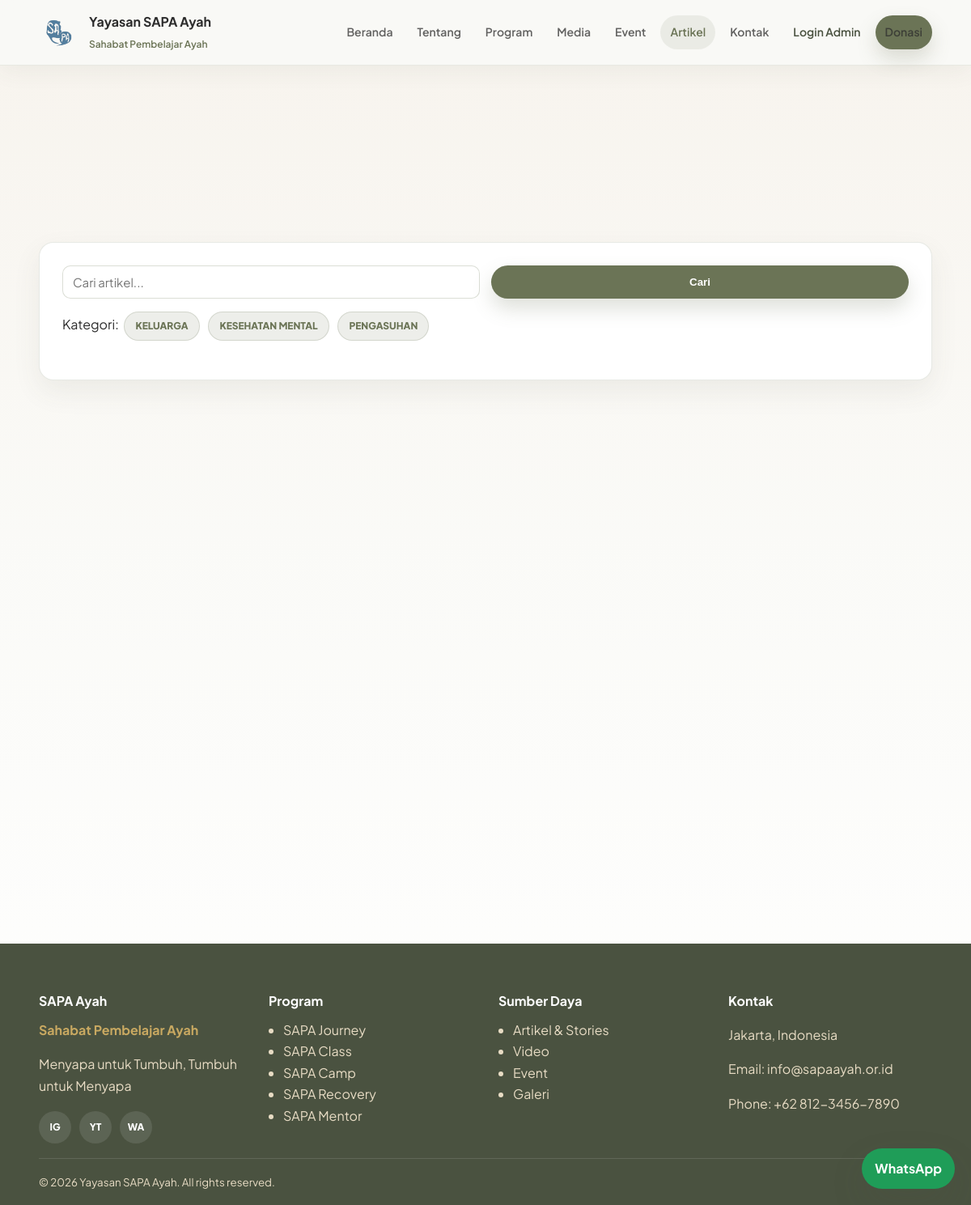
Page /?page=artikel on the committed database.
### tables this page shows
CREATE TABLE categories (
    id BIGINT UNSIGNED AUTO_INCREMENT PRIMARY KEY,
    name VARCHAR(120) NOT NULL,
    slug VARCHAR(150) NOT NULL UNIQUE,
    description TEXT DEFAULT NULL,
    created_at DATETIME DEFAULT CURRENT_TIMESTAMP,
    updated_at DATETIME DEFAULT CURRENT_TIMESTAMP ON UPDATE CURRENT_TIMESTAMP
);

CREATE TABLE settings (
    id BIGINT UNSIGNED AUTO_INCREMENT PRIMARY KEY,
    setting_key VARCHAR(120) NOT NULL UNIQUE,
    setting_value LONGTEXT DEFAULT NULL,
    created_at DATETIME DEFAULT CURRENT_TIMESTAMP,
    updated_at DATETIME DEFAULT CURRENT_TIMESTAMP ON UPDATE CURRENT_TIMESTAMP
);

### index.php (called while the page is built, shortened)
<?php
$page = clean_input($_GET['page'] ?? 'home');
$file = __DIR__ . '/modules/frontend/' . $page . '.php';
include $file;

### config/app.php (called while the page is built)
<?php
return [
    'app_name' => 'Yayasan SAPA Ayah',
    'app_url' => 'http://localhost/sapa',
    'timezone' => 'Asia/Jakarta',
    'env' => 'development',
    'session_timeout' => 3600,
    'remember_me_days' => 30,
    'encryption_key' => 'SAPA_AYAH_AES_256_KEY_CHANGE_ME_2026',
    'encryption_cipher' => 'AES-256-CBC',
    'encryption_iv' => 'SAPAAYAH20260513',
    'upload_max_size' => 2097152,
    'allowed_mime' => [
        'image/jpeg',
        'image/png',
        'image/webp',
        'image/svg+xml',
        'video/mp4',
        'application/pdf'
    ],
    'admin_email' => 'admin@sapaayah.or.id'
];

### includes/helpers.php (called while the page is built, shortened)
<?php
function app_config(?string $key = null, $default = null)
{
    static $config = null;
    if ($config === null) {
        $config = require __DIR__ . '/../config/app.php';
    }
    return $config[$key] ?? $default;
}
function base_url(string $path = ''): string
{
    $root = rtrim(app_config('app_url', ''), '/');
    $path = ltrim($path, '/');
    return $path ? $root . '/' . $path : $root;
}
function e(?string $value): string
{
    return htmlspecialchars((string) $value, ENT_QUOTES, 'UTF-8');
}
function clean_input(?string $value): string
{
    return trim(strip_tags((string) $value));
}
function setting(string $key, string $default = ''): string
{
    static $cache = [];
    try {
        $row = db_one('SELECT setting_value FROM settings WHERE setting_key = :key LIMIT 1', ['key' => $key]);
        $cache[$key] = $row['setting_value'] ?? $default;
    } catch (Throwable $e) {
        $cache[$key] = $default;
    }
    return $cache[$key];
}

### includes/db.php (called while the page is built, shortened)
<?php
function db(): PDO
{
    static $pdo = null;
    if ($pdo === null) {
        $dsn = sprintf(
            'mysql:host=%s;port=%d;dbname=%s;charset=%s',
            db_config('host'),
            (int) db_config('port', 3306),
            db_config('dbname'),
            db_config('charset', 'utf8mb4')
        );
        $pdo = new PDO($dsn, db_config('username'), db_config('password'), [
            PDO::ATTR_ERRMODE => PDO::ERRMODE_EXCEPTION,
            PDO::ATTR_DEFAULT_FETCH_MODE => PDO::FETCH_ASSOC,
            PDO::ATTR_EMULATE_PREPARES => false,
        ]);
    }
    return $pdo;
}
function db_query(string $sql, array $params = []): PDOStatement
{
    $stmt = db()->prepare($sql);
    $stmt->execute($params);
    return $stmt;
}
function db_all(string $sql, array $params = []): array
{
    return db_query($sql, $params)->fetchAll();
}
function db_one(string $sql, array $params = []): ?array
{
    $data = db_query($sql, $params)->fetch();
    return $data ?: null;
}

### modules/frontend/artikel.php (shortened to what this page needs)
<?php
$search = clean_input($_GET['q'] ?? '');
$categories = db_all('SELECT * FROM categories ORDER BY name ASC');
include __DIR__ . '/../../templates/header.php';
?>
<section class="section">
    <div class="container">
        <form class="content-wrap" method="get" action="<?= base_url() ?>" style="margin-bottom:16px;">
            <div class="form-grid">
                <input type="text" name="q" value="<?= e($search) ?>" placeholder="Cari artikel...">
                <button class="btn" type="submit">Cari</button>
            </div>
            <p style="margin-top:12px;">Kategori:
                <?php foreach ($categories as $category): ?>
                    <span class="badge" style="margin:4px;"><?= e($category['name']) ?></span>
                <?php endforeach; ?>
            </p>
        </form>
        <div class="cards-grid">
        </div>
    </div>
</section>
<?php include __DIR__ . '/../../templates/footer.php'; ?>

### templates/footer.php (shortened to what this page needs)
</main>
<footer class="site-footer">
    <div class="container footer-grid">
        <div>
            <h4>SAPA Ayah</h4>
            <strong>Sahabat Pembelajar Ayah</strong>
            <p><?= e(setting('site_tagline', 'Menyapa untuk Tumbuh, Tumbuh untuk Menyapa')) ?></p>
            <div class="social-links">
                <a href="https://instagram.com/bapakmilenial_" target="_blank" rel="noopener">IG</a>
                <a href="https://youtube.com/@bapakmilenial9081" target="_blank" rel="noopener">YT</a>
                <a href="<?= base_url('?page=kontak') ?>">WA</a>
            </div>
        </div>
        <div>
            <h4>Program</h4>
            <ul>
                <li>SAPA Journey</li>
                <li>SAPA Class</li>
                <li>SAPA Camp</li>
                <li>SAPA Recovery</li>
                <li>SAPA Mentor</li>
            </ul>
        </div>
        <div>
            <h4>Sumber Daya</h4>
            <ul>
                <li><a href="<?= base_url('?page=artikel') ?>">Artikel & Stories</a></li>
                <li><a href="<?= base_url('?page=gallery') ?>">Video</a></li>
                <li><a href="<?= base_url('?page=event') ?>">Event</a></li>
                <li><a href="<?= base_url('?page=gallery') ?>">Galeri</a></li>
            </ul>
        </div>
        <div>
            <h4>Kontak</h4>
            <p><?= e(setting('site_address', 'Jakarta, Indonesia')) ?></p>
            <p>Email: <?= e(setting('site_email', 'info@sapaayah.or.id')) ?></p>
            <p>Phone: <?= e(setting('site_phone', '+62 812-3456-7890')) ?></p>
        </div>
    </div>
    <div class="container footer-bottom">
        <small>&copy; <?= date('Y') ?> Yayasan SAPA Ayah. All rights reserved.</small>
    </div>
</footer>
<a class="wa-float" target="_blank" rel="noopener" href="https://wa.me/<?= e(setting('whatsapp_number', '6281234567890')) ?>">WhatsApp</a>
</body>
</html>

### assets/css/style.css (style rules this page uses)
:root { --bg: #f5f9ff; --surface: #ffffff; --surface-soft: #eaf3ff; --primary: #5f87ab; --primary-dark: #2f5f89; --text: #17324b; --muted: #5e7487; --border: #d9e6f3; --success: #20a46a; --danger: #d94747; --radius: 16px; --shadow: 0 12px 30px rgba(40, 78, 109, 0.12); }
* { box-sizing: border-box; }
html { scroll-behavior: smooth; }
body { margin: 0; font-family: 'Plus Jakarta Sans', 'Manrope', sans-serif; color: var(--text); background: radial-gradient(circle at 10% 10%, #eff7ff 0%, #f6faff 35%, #ffffff 100%); line-height: 1.65; }
a { color: inherit; text-decoration: none; }
.container { width: min(1180px, 92%); margin-inline: auto; }
.btn { display: inline-flex; align-items: center; justify-content: center; gap: 8px; padding: 12px 20px; border: 0; border-radius: 12px; cursor: pointer; background: linear-gradient(135deg, var(--primary), var(--primary-dark)); color: #fff; font-weight: 700; box-shadow: var(--shadow); transition: transform .2s ease, opacity .2s ease; }
.badge { display: inline-block; background: var(--surface-soft); color: var(--primary-dark); border: 1px solid var(--border); border-radius: 999px; padding: 8px 14px; font-size: 13px; font-weight: 700; }
.section { padding: 48px 0; }
.cards-grid { display: grid; grid-template-columns: repeat(3, 1fr); gap: 18px; }
.content-wrap { background: var(--surface); border: 1px solid var(--border); border-radius: var(--radius); padding: 24px; }
.form-grid { display: grid; grid-template-columns: repeat(2, 1fr); gap: 14px; }
.field, textarea, select, input:not([type='checkbox']):not([type='radio']) { width: 100%; border: 1px solid var(--border); border-radius: 10px; padding: 10px 12px; font-family: inherit; font-size: 15px; }
.site-footer { margin-top: 62px; background: #0f273b; color: #d8e6f2; padding-top: 42px; }
.footer-grid { display: grid; grid-template-columns: repeat(4, 1fr); gap: 18px; }
.footer-grid h4 { margin: 0 0 10px; color: #fff; }
.footer-grid p, .footer-grid li { color: #b7cce0; }
.footer-grid ul { margin: 0; padding-left: 18px; }
.footer-bottom { border-top: 1px solid rgba(255, 255, 255, 0.12); padding: 15px 0; margin-top: 18px; }
.wa-float { position: fixed; bottom: 20px; right: 20px; background: #1fa858; color: #fff; border-radius: 999px; padding: 12px 16px; box-shadow: var(--shadow); z-index: 50; font-weight: 700; }
:root { --bg: #fafaf7; --surface: #ffffff; --surface-soft: #f5f0e8; --primary: #6b7456; --primary-dark: #4a5240; --secondary: #8b9474; --accent: #c9a961; --brown: #8b7355; --text: #2c2c2c; --muted: #6b6b6b; --border: rgba(107, 116, 86, 0.18); --success: #3f9d6e; --danger: #c75146; --radius: 16px; --shadow: 0 18px 45px rgba(74, 82, 64, 0.12); }
body { color: var(--text); background: linear-gradient(180deg, rgba(245, 240, 232, 0.78) 0%, rgba(250, 250, 247, 0.95) 46%, #ffffff 100%); }
.container { width: min(1200px, 92%); }
.btn { border-radius: 999px; background: var(--primary); box-shadow: 0 12px 25px rgba(107, 116, 86, 0.22); }
.eyebrow, .badge { display: inline-flex; align-items: center; width: fit-content; background: rgba(107, 116, 86, 0.12); color: var(--primary); border: 1px solid rgba(107, 116, 86, 0.2); border-radius: 999px; padding: 7px 13px; font-size: 12px; font-weight: 800; letter-spacing: 0; text-transform: uppercase; }
.section { padding: 86px 0; }
.feature-copy, .quote-card, .content-wrap, .card, .testimonial, .value-card, .journey-card, .media-feature, .media-list { border: 1px solid rgba(107, 116, 86, 0.16); border-radius: 18px; background: #ffffff; box-shadow: 0 14px 34px rgba(74, 82, 64, 0.08); }
.cards-grid { grid-template-columns: repeat(3, minmax(0, 1fr)); gap: 22px; }
.content-wrap { padding: 28px; }
input:not([type='checkbox']):not([type='radio']), textarea, select { border-color: rgba(107, 116, 86, 0.24); background: #ffffff; }
.site-footer { margin-top: 76px; padding-top: 58px; color: #e8dcc4; background: var(--primary-dark); }
.footer-grid { gap: 32px; }
.footer-grid h4 { color: #ffffff; }
.footer-grid strong { display: block; margin-bottom: 12px; color: var(--accent); }
.footer-grid p, .footer-grid li, .footer-grid a { color: #e8dcc4; }
.social-links { display: flex; gap: 10px; margin-top: 18px; }
.social-links a { display: grid; place-items: center; width: 40px; height: 40px; border-radius: 999px; background: rgba(255, 255, 255, 0.1); color: #ffffff; font-size: 12px; font-weight: 800; }
.footer-bottom { border-top-color: rgba(255, 255, 255, 0.12); }
.wa-float { background: #1f9d58; }

### rows in the picture
categories: name "KELUARGA"
categories: name "KESEHATAN MENTAL"
categories: name "PENGASUHAN"
settings: setting_value "Menyapa untuk Tumbuh, Tumbuh untuk Menyapa"
settings: setting_value "Jakarta, Indonesia"
settings: setting_value "info@sapaayah.or.id"
settings: setting_value "+62 812-3456-7890"
